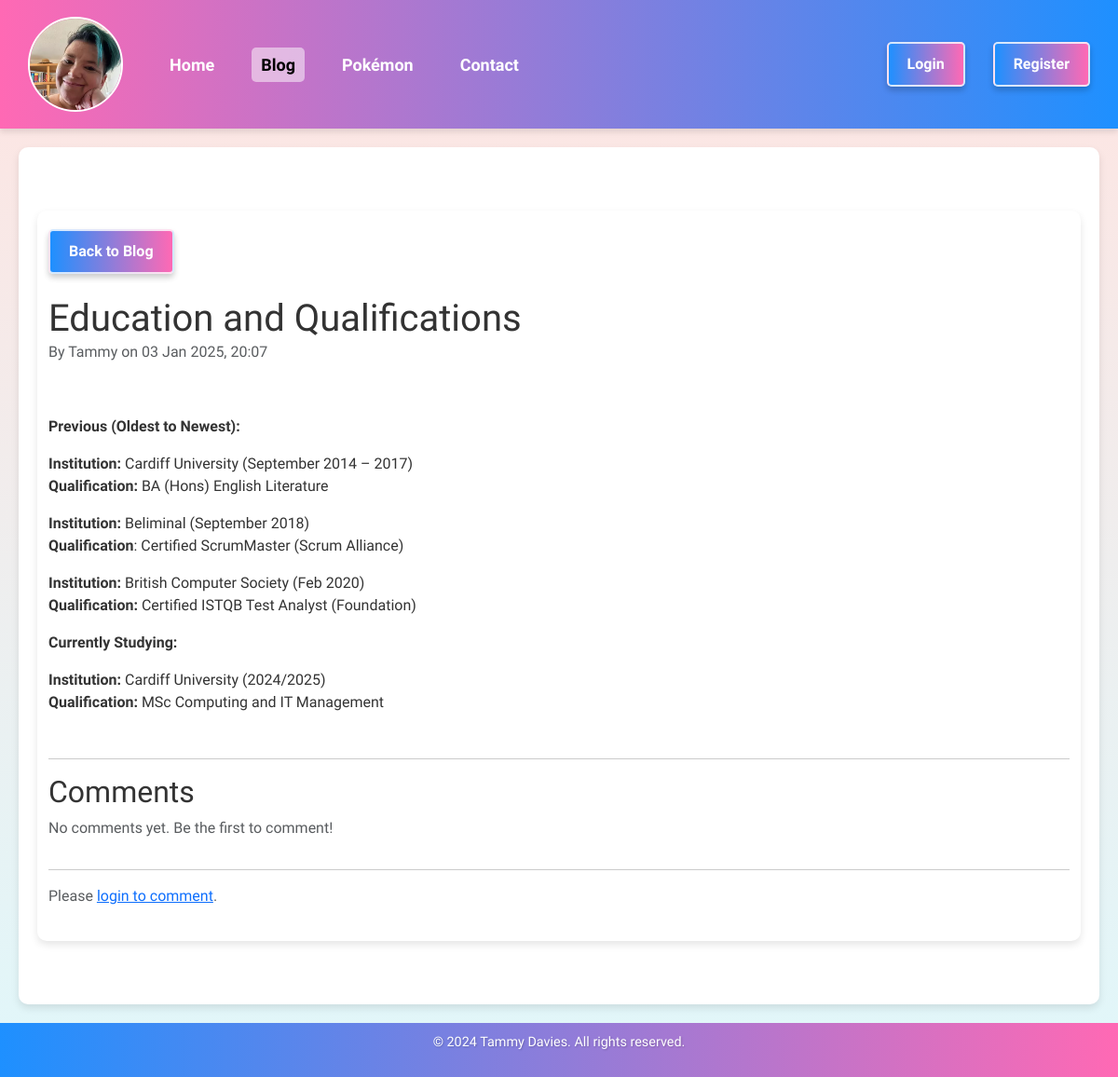
Page /blog/12 on the committed database.
### app/models/blog_post.py (models this page shows)
class BlogPost(db.Model):
    id = db.Column(db.Integer, primary_key=True)
    title = db.Column(db.String(100), nullable=False)
    content = db.Column(db.Text, nullable=False)
    timestamp = db.Column(db.DateTime, default=datetime.utcnow)
    author = db.Column(db.String(50), nullable=False)
    summary = db.Column(db.String(255), nullable=True)
    repository_url = db.Column(db.String(255), nullable=True)
    live_demo_url = db.Column(db.String(255), nullable=True)
    comments = db.relationship(
        "Comment", backref="post", cascade="all, delete-orphan", lazy=True
    )

### app/routes/blog.py (the view)
    @app.route("/blog/<int:post_id>", methods=["GET", "POST"])
    def post_detail(post_id):
        post = BlogPost.query.get_or_404(post_id)
        form = CommentForm()
        print(f"Loaded post: {post.title} (ID: {post.id})")
        if form.validate_on_submit():
            print("Form validated successfully")
            print(f"Form content: {form.content.data}")
            print(f"Author (current user): {current_user.username}")
            try:
                comment = Comment(
                    content=form.content.data,
                    author=current_user.username,  # Use the authenticated user's username
                    post_id=post.id,
                )
                db.session.add(comment)
                print("Comment added to session")
                db.session.commit()
                print("Comment committed to database")
                flash("Comment added!", "success")
                return redirect(url_for("post_detail", post_id=post_id))
            except Exception as e:
                print(f"Error adding comment to database: {e}")
                db.session.rollback()
                flash("An error occurred while adding your comment.", "danger")
        else:
            if form.errors:
                print(f"Form validation failed with errors: {form.errors}")
        comments = (
            Comment.query.filter_by(post_id=post.id)
            .order_by(Comment.timestamp.desc())
            .all()
        )
        print(f"Comments fetched for post (ID: {post.id}): {len(comments)}")
        rendered_content = Markup(
            markdown.markdown(post.content, extensions=["fenced_code", "codehilite"])
        )
        print("Rendering post detail page")
        return render_template(
            "blog/blog_post_detail.html",
            post=post,
            content=rendered_content,
            form=form,
            comments=comments,
        )

### app/__init__.py (called while the page is built)
def create_app():
    app = Flask(__name__)
    app.config.from_object("config.Config")
    db.init_app(app)
    mail.init_app(app)
    login_manager.init_app(app)
    migrate.init_app(app, db)
    @app.template_filter("format_datetime")
    def format_datetime(value, format="%d %b %Y, %H:%M"):
        return value.strftime(format) if isinstance(value, datetime) else value
    @app.template_filter("markdown")
    def markdown_filter(content):
        return markdown(content)
    register_routes(app)
    with app.app_context():
        db.create_all()
    @login_manager.user_loader
    def load_user(user_id):
        from app.models.user import User
        return User.query.get(int(user_id))
    @app.context_processor
    def inject_user():
        return dict(current_user=current_user)
    return app

### app/routes/authentication_helper.py (called while the page is built)
def is_admin():
    return current_user.is_authenticated and current_user.email == "tammy@tsdavies.com"

### app/templates/blog/blog_post_detail.html (shortened to what this page needs)
{% extends "page_template.html" %} {% block content %}
    <main class="container my-5">
        <div class="mb-4">
            <a
                    href="{{ url_for('blog') }}"
                    class="btn btn-outline-secondary"
                    aria-label="Back to Blog"
                    title="Back to Blog"
            >
                 Back to Blog
            </a>
        </div>
        <div class="row align-items-center mb-4">
            <div class="col-12 col-md-8 text-center text-md-start">
                <h1 class="mb-0">{{ post.title }}</h1>
                <p class="text-muted">
                    By {{ post.author or 'Anonymous' }} on {{ post.timestamp|format_datetime }}
                </p>
            </div>
        </div>
        <p class="lead">{{ post.content|markdown|safe }}</p>
        <hr/>
        <div class="comments-section">
            <h2 class="section-heading">Comments</h2>
            {% if post.comments and post.comments|length > 0 %}
                <ul class="list-group">
                    {% for comment in post.comments %}
                        <li
                                class="list-group-item d-flex justify-content-between align-items-center"
                        >
        <span>
          {{ comment.content }} -
          <strong>{{ comment.author or 'Anonymous' }}</strong>
        </span>
                            {% if current_user.is_authenticated %}
                                <a
                                        href="{{ url_for('delete_comment', comment_id=comment.id) }}"
                                        class="btn btn-sm btn-outline-danger"
                                        onclick="return confirm('Are you sure you want to delete this comment?');"
                                >
                                    <i class="bi bi-x-circle"></i> Delete
                                </a>
                            {% endif %}
                        </li>
                    {% endfor %}
                </ul>
            {% else %}
                <p class="text-muted">No comments yet. Be the first to comment!</p>
            {% endif %}
        </div>
        <hr/>
        {% if current_user.is_authenticated %}
            <div class="add-comment">
                <h3 class="section-heading">Add a Comment</h3>
                <p class="text-muted">
                    Comment as <strong>{{ current_user.username }}</strong>
                </p>
                <form
                        class="needs-validation"
                        novalidate
                        method="POST"
                        action="{{ url_for('post_detail', post_id=post.id) }}"
                >
                    {{ form.hidden_tag() }}
                    <div class="mb-3">
                        {{ form.content.label(class="form-label") }} {{ form.content(class="form-control", size=50) }}
                        <div class="invalid-feedback">Please enter your comment.</div>
                    </div>
                    <div class="text-center">{{ form.submit(class="btn btn-primary") }}</div>
                </form>
            </div>
        {% else %}
            <p class="text-muted">Please <a href="/login"> login to comment</a>.</p>
        {% endif %}
    </main>
{% endblock %}

### app/static/css/style.css (style rules this page uses)
body { margin: 0; padding: 0; font-family: "Prompt", "Roboto", Arial, sans-serif; background: linear-gradient(to bottom, #ffe4e1, #e0f7fa); color: #333; display: flex; flex-direction: column; min-height: 100vh; }
main { flex: 1; display: flex; flex-direction: column; justify-content: center; padding: 20px; background: white; border-radius: 10px; box-shadow: 0 4px 8px rgba(0, 0, 0, 0.1); max-width: 1200px; margin: 20px auto; width: calc(100% - 40px); }
button, .btn { background: linear-gradient(90deg, #1e90ff, #ff69b4); color: white; border: 2px solid #ffffffcc; padding: 10px 20px; border-radius: 5px; font-weight: bold; cursor: pointer; transition: background 0.3s, box-shadow 0.3s, transform 0.2s; box-shadow: 0 4px 6px rgba(0, 0, 0, 0.2); }
.btn { background: linear-gradient(90deg, #1e90ff, #ff69b4); color: white; border: 2px solid #ffffffcc; padding: 10px 20px; border-radius: 5px; font-weight: bold; cursor: pointer; transition: background 0.3s, box-shadow 0.3s, transform 0.2s; box-shadow: 0 4px 6px rgba(0, 0, 0, 0.2); }
.btn-outline-secondary { background: linear-gradient(90deg,#1e90ff, #ff69b4 ); color: white; border: 2px solid #ffffffcc; padding: 10px 20px; border-radius: 5px; font-weight: bold; cursor: pointer; transition: background 0.3s, color 0.3s, box-shadow 0.3s, transform 0.2s; box-shadow: 0 4px 6px rgba(0, 0, 0, 0.2); }
.btn, .btn-outline-secondary { margin-bottom: 0; }

### rows in the picture
BlogPost: title "Education and Qualifications", author "Tammy", timestamp "03 Jan 2025, 20:07", content "Previous (Oldest to Newest): Institution: Cardiff University (September 2014 – 2017) Qualification: BA (Hons) English Literature Institution: Beliminal (September 2018) Qualification : Certified ScrumMaster (Scrum Alliance) Institution: British Computer Society (Feb 2020) Qualification: Certified ISTQB Test Analyst (Foundation) Currently Studying: Institution: Cardiff University (2024/2025) Qualification: MSc Computing and IT Management"
